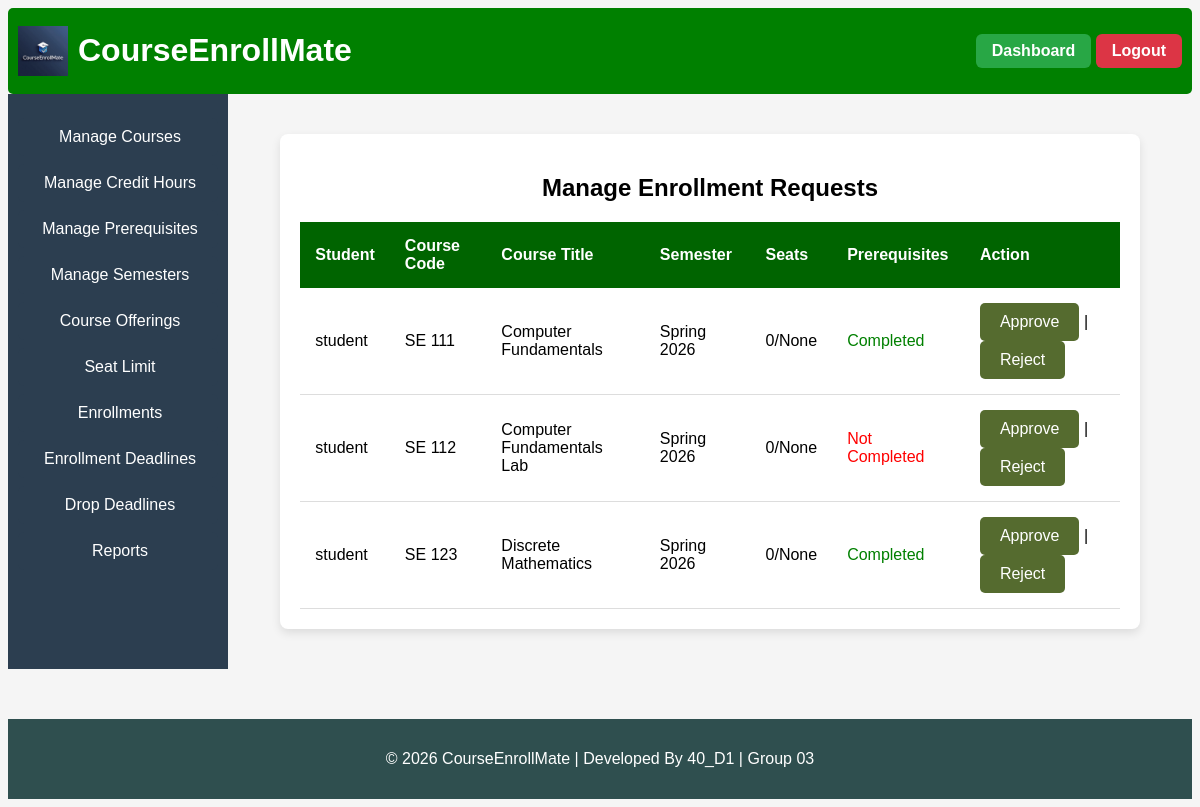
/manage_enrollments (signed in), run on an earlier commit of the app's database.
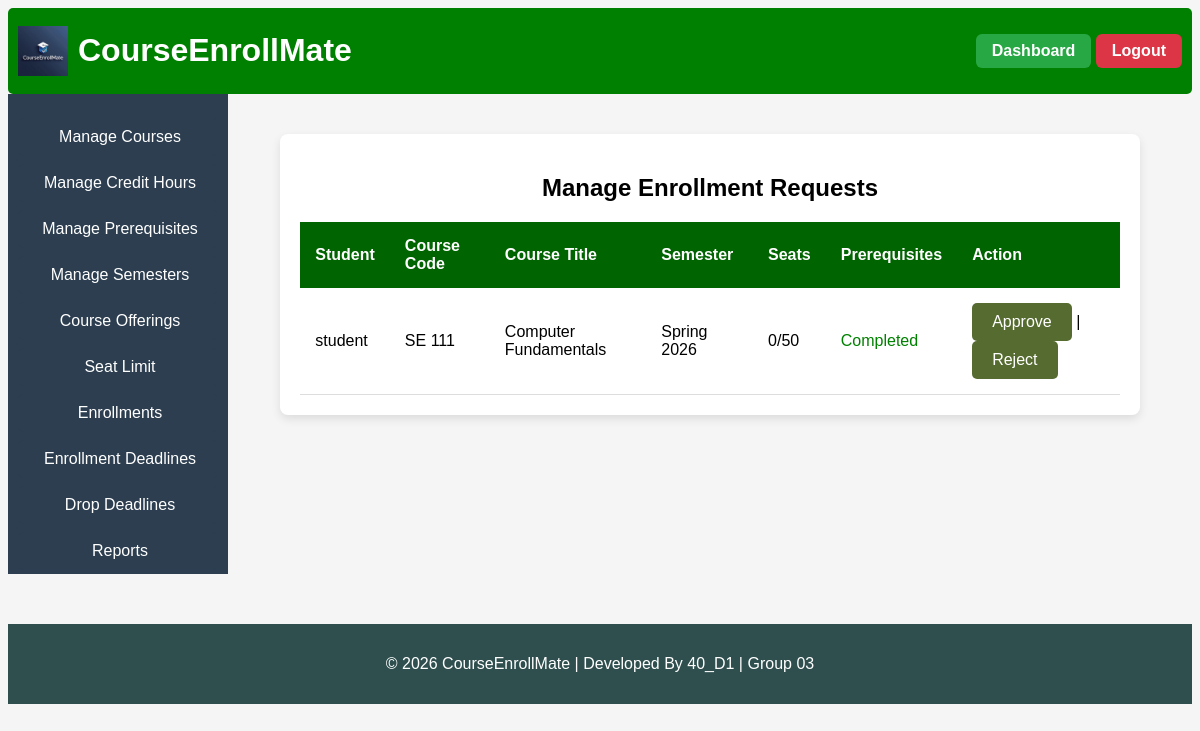
And on a later commit of the database.
### tables this page shows
CREATE TABLE enrollment_requests (
    id INTEGER PRIMARY KEY AUTOINCREMENT,
    student_id INTEGER NOT NULL,
    offering_id INTEGER NOT NULL,
    request_date TIMESTAMP DEFAULT CURRENT_TIMESTAMP,
    status TEXT CHECK(status IN ('pending','approved','rejected')) DEFAULT 'pending', rejection_reason TEXT,
    FOREIGN KEY (student_id) REFERENCES users(id),
    FOREIGN KEY (offering_id) REFERENCES course_offerings(id)
);

CREATE TABLE users (
    id INTEGER PRIMARY KEY AUTOINCREMENT,
    full_name TEXT NOT NULL,
    email TEXT UNIQUE NOT NULL,
    password TEXT NOT NULL,
    role TEXT DEFAULT 'student'
);

CREATE TABLE courses (
    id INTEGER PRIMARY KEY AUTOINCREMENT,
    course_code TEXT UNIQUE NOT NULL,
    course_title TEXT NOT NULL,
    course_description TEXT,
    credit_hours INTEGER NOT NULL,
    created_at TIMESTAMP DEFAULT CURRENT_TIMESTAMP
);

CREATE TABLE semesters (
    id INTEGER PRIMARY KEY AUTOINCREMENT,
    semester_name TEXT NOT NULL,
    start_date TEXT,
    end_date TEXT,
    status TEXT CHECK(status IN ('active','inactive')) DEFAULT 'inactive'
);

CREATE TABLE course_offerings (
    id INTEGER PRIMARY KEY AUTOINCREMENT,
    course_id INTEGER NOT NULL,
    semester_id INTEGER NOT NULL,
    max_seats INTEGER,
    FOREIGN KEY (course_id) REFERENCES courses(id),
    FOREIGN KEY (semester_id) REFERENCES semesters(id)
);

### app.py (the view)
@app.route("/manage_enrollments")
@login_required
@role_required("admin")
def manage_enrollments():
    conn = get_db_connection()
    requests = conn.execute("""
        SELECT
            er.id AS request_id,
            er.student_id,
            u.full_name AS student_name,
            c.course_code,
            c.course_title,
            c.id AS course_id,
            co.id AS offering_id,
            co.max_seats,
            s.semester_name,
            (
                SELECT COUNT(*)
                FROM enrollment_requests
                WHERE offering_id = co.id AND status = 'approved'
            ) AS approved_count
        FROM enrollment_requests er
        JOIN users u ON er.student_id = u.id
        JOIN course_offerings co ON er.offering_id = co.id
        JOIN courses c ON co.course_id = c.id
        JOIN semesters s ON co.semester_id = s.id
        WHERE er.status = 'pending'
    """).fetchall()
    request_list = []
    for r in requests:
        prereq_status = check_prerequisites(r["student_id"], r["course_id"])
        request_list.append({
            "request_id": r["request_id"],
            "student_name": r["student_name"],
            "course_code": r["course_code"],
            "course_title": r["course_title"],
            "semester_name": r["semester_name"],
            "approved_count": r["approved_count"],
            "max_seats": r["max_seats"],
            "prereq_status": prereq_status
        })
    conn.close()
    return render_template("manage_enrollments.html", requests=request_list)

### app.py (called while the page is built)
def get_db_connection():
    BASE_DIR = os.path.dirname(os.path.abspath(__file__))
    db_path = os.path.join(BASE_DIR, "courseenrollmate.db")
    conn = sqlite3.connect(db_path)
    conn.row_factory = sqlite3.Row
    conn.execute("PRAGMA foreign_keys = ON")
    return conn

### helper.py (called while the page is built)
def get_db_connection():
    conn = sqlite3.connect("courseenrollmate.db")
    conn.row_factory = sqlite3.Row
    conn.execute("PRAGMA foreign_keys = ON")
    return conn

def login_required(f):
    @wraps(f)
    def decorated_function(*args, **kwargs):
        if "username" not in session:
            return redirect("/login")
        return f(*args, **kwargs)
    return decorated_function

def role_required(role):
    def decorator(f):
        @wraps(f)
        def decorated_function(*args, **kwargs):
            if session.get("role") != role:
                return "403 Forbidden: Unauthorized access"
            return f(*args, **kwargs)
        return decorated_function
    return decorator

def check_prerequisites(student_id, course_id):
    conn = get_db_connection()
    prereqs = conn.execute("""
        SELECT prerequisite_id
        FROM course_prerequisites
        WHERE course_id = ?
    """, (course_id,)).fetchall()
    if not prereqs:
        conn.close()
        return True
    for prereq in prereqs:
        approved = conn.execute("""
            SELECT *
            FROM enrollment_requests er
            JOIN course_offerings co ON er.offering_id = co.id
            WHERE er.student_id = ?
            AND co.course_id = ?
            AND er.status = 'approved'
        """, (student_id, prereq["prerequisite_id"])).fetchone()
        if not approved:
            conn.close()
            return False
    conn.close()
    return True

### templates/manage_enrollments.html
{% extends "base.html" %}
{% block body %}
<div class="table-container">
<h2>Manage Enrollment Requests</h2>
<table>
<thead>
<tr>
    <th>Student</th>
    <th>Course Code</th>
    <th>Course Title</th>
    <th>Semester</th>
    <th>Seats</th>
    <th>Prerequisites</th>
    <th>Action</th>
</tr>
</thead>
{% for req in requests %}
<tbody>
<tr>
    <td>{{ req.student_name }}</td>
    <td>{{ req.course_code }}</td>
    <td>{{ req.course_title }}</td>
    <td>{{ req.semester_name }}</td>
    <td>{{ req.approved_count }}/{{ req.max_seats }}</td>
    <td>
        {% if req.prereq_status %}
            <span style="color:green;">Completed</span>
        {% else %}
            <span style="color:red;">Not Completed</span>
        {% endif %}
    </td>
    <td>
        <a href="{{ url_for('approve_enrollment', request_id=req.request_id) }}">Approve</a>
        |
        <a href="{{ url_for('reject_enrollment', request_id=req.request_id) }}">Reject</a>
    </td>
</tr>
</tbody>
{% endfor %}
</table>
</div>
{% endblock %}

### templates/base.html (shortened to what this page needs)
<!DOCTYPE html>
<html lang="en">
<head>
    <link rel="stylesheet" href="{{ url_for('static', filename='style.css') }}">
</head>
    <body>
        <header class="site-header">
            <div class="left">
                <img src="{{ url_for('static', filename='logo.png') }}" class="logo">
                <h1>CourseEnrollMate</h1>
            </div>
            {% if is_home %}
                <div class="nav-links">
                    <a href="/developer_login" class="top-btn">Developer Options</a>
                </div>
            {% elif "username" in session %}
                <div class="nav-links">
                    {% if session["role"] == "admin" %}
                        <a href="{{ url_for('admin_dashboard') }}" class="top-btn">Dashboard</a>
                    {% elif session["role"] == "student" %}
                        <a href="{{ url_for('student_dashboard') }}" class="top-btn">Dashboard</a>
                    {% endif %}
                    <a href="{{ url_for('logout') }}" class="logout-btn">Logout</a>
                </div>
            {% elif "developer_id" in session %}
                <div class="nav-links">
                    <a href="{{ url_for('developer_dashboard') }}" class="top-btn">Dashboard</a>
                    <a href="{{ url_for('logout') }}" class="logout-btn">Logout</a>
                </div>
            {% endif %}
        </header>
        <div class="main-container">
            {% if "username" in session %}
            <div class="sidebar">
                {% if session["role"] == "admin" %}
                    <a href="/manage_courses">Manage Courses</a>
                    <a href="/manage_credit_hours">Manage Credit Hours</a>
                    <a href="/manage_prerequisites">Manage Prerequisites</a>
                    <a href="/manage_semesters">Manage Semesters</a>
                    <a href="/manage_course_offerings">Course Offerings</a>
                    <a href="/add_seat_limit">Seat Limit</a>
                    <a href="/manage_enrollments">Enrollments</a>
                    <a href="/manage_deadlines">Enrollment Deadlines</a>
                    <a href="/manage_drop_deadlines">Drop Deadlines</a>
                    <a href="/enrollment_report">Reports</a>
                {% elif session["role"] == "student" %}
                    <a href="/enroll_courses">Enroll Courses</a>
                    <a href="/rejected_courses">Rejected Courses</a>
                    <a href="/my_courses">Drop Courses</a>
                    <a href="/enrolled_courses">My Courses</a>
                {% endif %}
            </div>
            {% endif %}
            <div class="content">
                {% block body %}{% endblock %}
            </div>
        </div>
        <footer>
            <p>© 2026 CourseEnrollMate | Developed By 40_D1 | Group 03 </p>
        </footer>
    </body>
</html>

### static/style.css (style rules this page uses)
body { font-family: Arial, sans-serif; background:whitesmoke; text-align:center; }
header { background: limegreen; color:white; padding:15px; }
.site-header { background:green; color:white; display:flex; align-items:center; justify-content:space-between;; gap:15px; padding: 3px 10px; border-radius: 5px; }
.logo { width:50px; height:auto; }
a { display:inline-block; padding:10px 20px; background: darkolivegreen; color:white; text-decoration:none; border-radius:5px; }
footer { margin-top:50px; background:darkslategrey; color:white; padding:15px; text-align:center; }
.table-container { width:85%; margin:40px auto; background:white; padding:20px; border-radius:8px; box-shadow:0 4px 10px rgba(0,0,0,0.1); }
table { width:100%; border-collapse:collapse; }
thead { background: darkgreen; color:white; }
th,td { padding:15px; text-align:left; }
tbody tr { border-bottom:1px solid #ddd; }
.left { display: flex; align-items: center; gap: 10px; }
.main-container { display: flex; align-items: stretch; }
.sidebar { width: 220px; background-color: #2c3e50; padding-top: 20px; display: flex; flex-direction: column; }
.sidebar a { display: block; color: white; padding: 10px 18px; margin: 4px 10px; text-decoration: none; background-color: #2c3e50; border-radius: 6px; border-left: 4px solid transparent; transition: 0.3s; }
.content { flex: 1; }
.top-btn { padding: 8px 16px; background-color: #28a745; color: white; border-radius: 6px; text-decoration: none; font-weight: bold; }
.logout-btn { padding: 8px 16px; background-color: #dc3545; color: white; border-radius: 6px; text-decoration: none; font-weight: bold; }

What changed in the data, as far as the page shows it:
removed enrollment_requests: student_name "student", course_code "SE 111", course_title "Computer Fundamentals", semester_name "Spring 2026", approved_count "0", max_seats "None", shows "Completed"
no longer on this page (row edited): enrollment_requests: student_name "student", course_code "SE 112", course_title "Computer Fundamentals Lab", semester_name "Spring 2026", approved_count "0", max_seats "None", shows "Not Completed"
no longer on this page (row edited): enrollment_requests: student_name "student", course_code "SE 123", course_title "Discrete Mathematics", semester_name "Spring 2026", approved_count "0", max_seats "None", shows "Completed"
added enrollment_requests: student_name "student", course_code "SE 111", course_title "Computer Fundamentals", semester_name "Spring 2026", approved_count "0", max_seats "50", shows "Completed"
